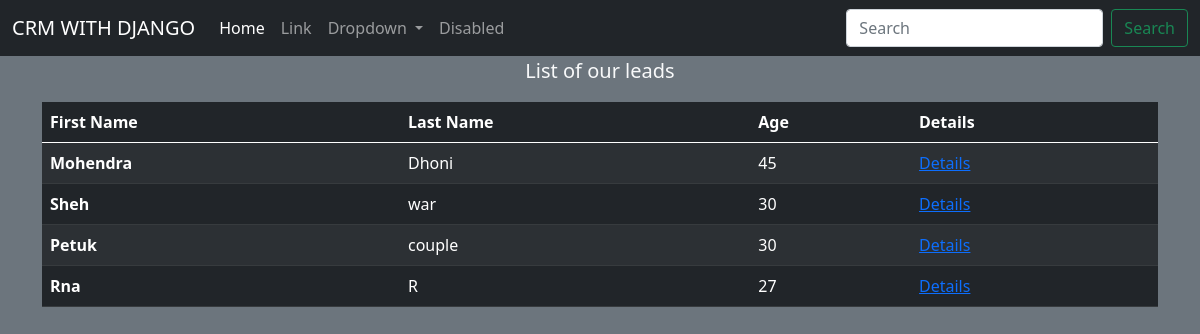
The page /leads/ on the database as committed earlier.
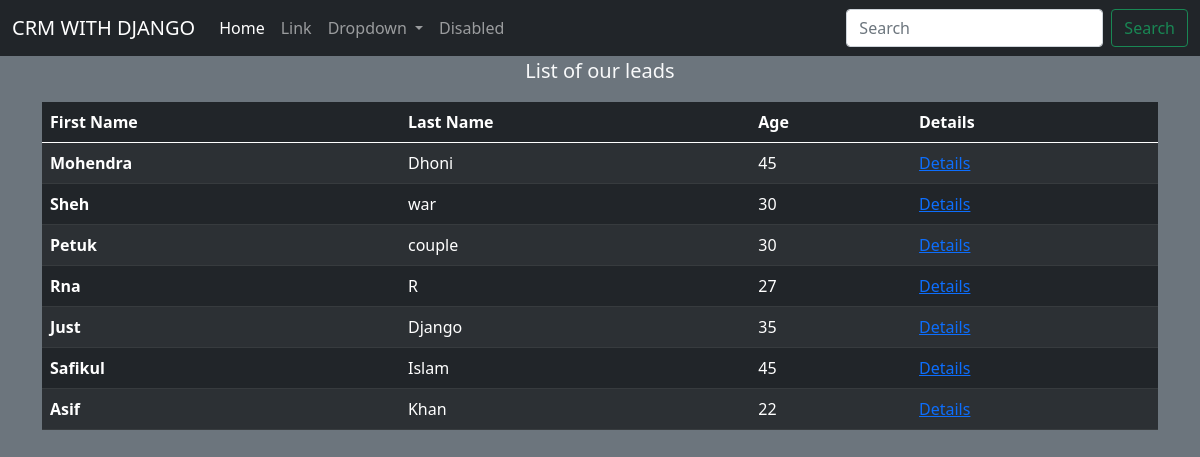
The same page on the database as committed later.
### leads/models.py (models this page shows, shortened)
class Lead(models.Model):
    first_name = models.CharField(max_length=20)
    last_name = models.CharField(max_length=20)
    age = models.IntegerField(default=0)
    agent = models.ForeignKey("Agent",on_delete=models.CASCADE)

### leads/views.py (the view)
# urls.py: path('' ,views.lead_list,name="home"),
def lead_list(request):
    leads = Lead.objects.all()
    context ={
        'leads':leads
    }
    return render(request,"leads/lead_list.html",context)

### leads/templates/leads/lead_list.html (shortened to what this page needs)
{% extends 'leads/layouts.html' %}
{% block content %}
    <div class="container">
        <figure class="text-center">
            <blockquote class="blockquote">
                <p  class="text-light">List of our leads</p>
            </blockquote>
        </figure>
        <table class="table table-dark table-striped">
        <thead>
        <tr>
            <th scope="col">First Name </th>
            <th scope="col">Last Name </th>
            <th scope="col">Age</th>
            <th scope="col">Details</th>
        </tr>
        </thead>
        <tbody>
            {% for lead in leads %}
                <tr>
                    <th>{{lead.first_name}}</th>
                    <td>{{lead.last_name}}</td>
                    <td>{{lead.age}}</td>
                    <td><a href="/leads/{{lead.pk}}">Details</a></td>
                </tr>
            {% endfor %}
        </tbody>
        </table>
    </div>
{% endblock content %}

### leads/templates/leads/layouts.html (shortened to what this page needs)
<!doctype html>
<html lang="en">
  <head>
    <link href="https://cdn.jsdelivr.net/npm/bootstrap@5.0.0-beta2/dist/css/bootstrap.min.css" rel="stylesheet">
  </head>
  <body class="bg-secondary">
    <nav class="navbar navbar-expand-lg navbar-dark bg-dark">
        <div class="container-fluid">
            <a class="navbar-brand" href="#">CRM WITH DJANGO</a>
            <div class="collapse navbar-collapse" id="navbarSupportedContent">
            <ul class="navbar-nav me-auto mb-2 mb-lg-0">
                <li class="nav-item">
                    <a class="nav-link active" aria-current="page" href="#">Home</a>
                </li>
                <li class="nav-item">
                    <a class="nav-link" href="#">Link</a>
                </li>
                <li class="nav-item dropdown">
                    <a class="nav-link dropdown-toggle" href="#" id="navbarDropdown" role="button" data-bs-toggle="dropdown" aria-expanded="false">
                    Dropdown
                    </a>
                </li>
                    <li class="nav-item">
                    <a class="nav-link" href="#" tabindex="-1" aria-disabled="true">Disabled</a>
                </li>
            </ul>
                <form class="d-flex">
                    <input class="form-control me-2" type="search" placeholder="Search" aria-label="Search">
                    <button class="btn btn-outline-success" type="submit">Search</button>
                </form>
            </div>
        </div>
     </nav>
    {% block content %}
    {% endblock content %}
  </body>
</html>

Rows that differ between the two databases and show on the page:
added Lead: first_name "Just", last_name "Django", age "35"
added Lead: first_name "Safikul", last_name "Islam", age "45"
added Lead: first_name "Asif", last_name "Khan", age "22"
